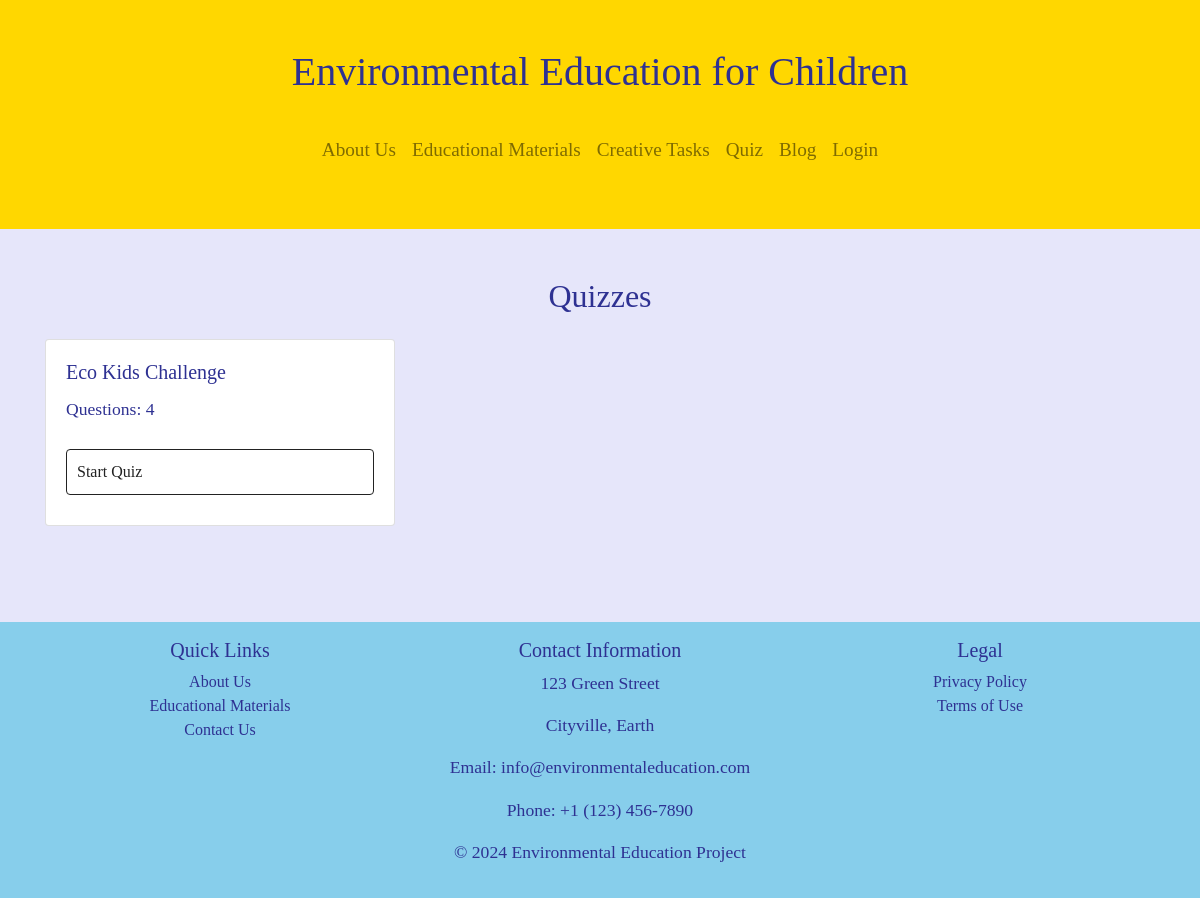
The app's page /quiz/, older data.
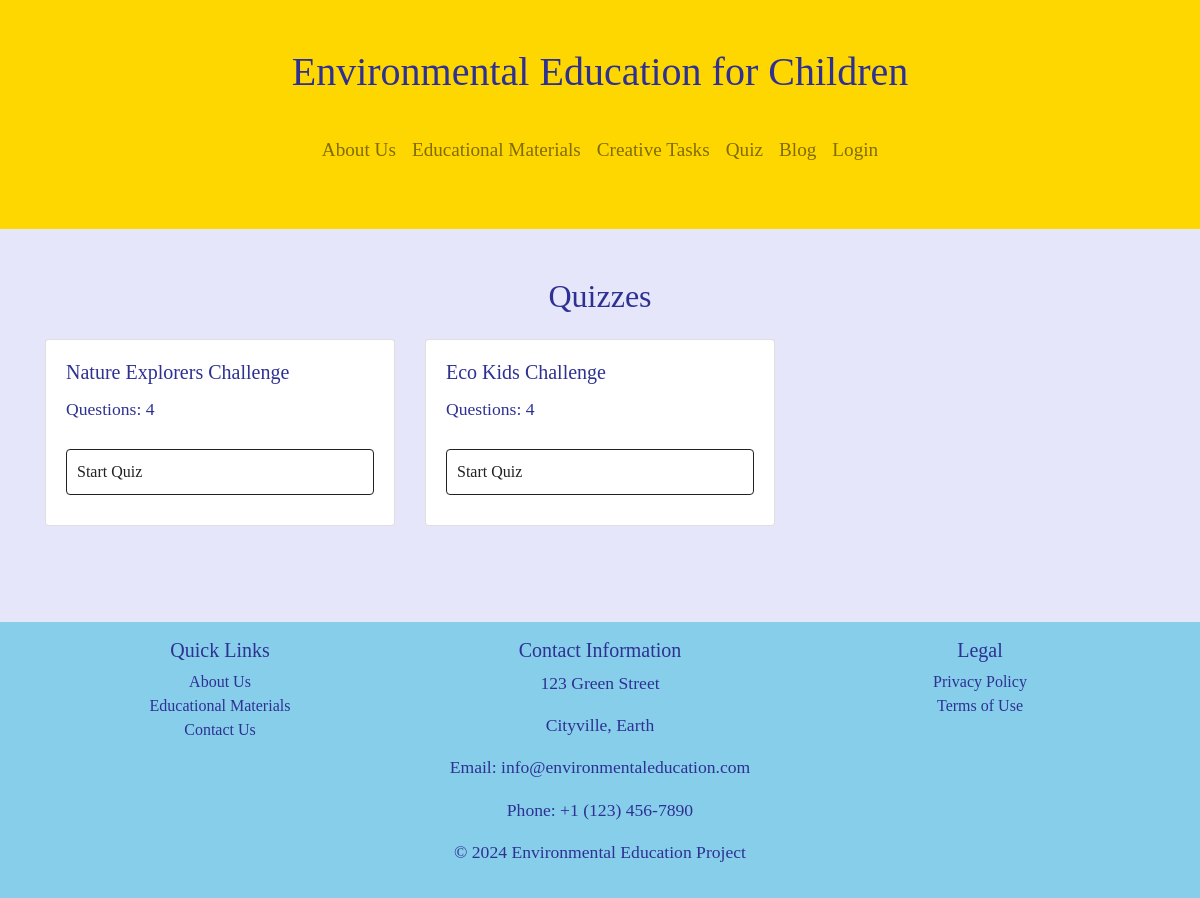
The same page, newer data.
### quiz/models.py (models this page shows, shortened)
class BaseModel(models.Model):
    uid = models.UUIDField(primary_key=True, default=uuid.uuid4, editable=False)
    created_at = models.DateField(auto_now_add=True)
    updated_at = models.DateField(auto_now=True)
    class Meta:
        abstract = True

class Quiz(BaseModel):
    quiz_name = models.CharField(max_length=100)
    passed_by_users = models.ManyToManyField(User, blank=True, related_name='passed_quizzes')

### quiz/views.py (the view)
# urls.py: path("", quiz_list, name="quiz_list"), # Path for the main quiz list view
def quiz_list(request):
    context = {"quizzes" : Quiz.objects.all(),}
    if request.GET.get('quiz'):
        return redirect(f"quiz_detail/?quiz={request.GET.get('quiz')}")
    return render(request, 'quiz/index.html', context)

### quiz/templates/quiz/index.html (shortened to what this page needs)
{% extends "main/layout.html" %}
{% block extraCSS %}
    {% load static %}
    <link rel="stylesheet" href="{% static "quiz/style.css" %}">
{% endblock %}
{% block body %}
<section id="blog" class="py-5">
    <div class="container">
        <h2 class="text-center mb-4">Quizzes</h2>
        <div class="row">
            {% for quiz in quizzes reversed %}
            <div class="col-md-4 mb-4">
                <div class="card">
                    <div class="card-body">
                        <h5 class="card-title">{{ quiz.quiz_name }}</h5>
                        <p class="card-text">Questions: {{ quiz.question.count }}</p>
                        <a href="{% url 'quiz:quiz_detail' %}?quiz={{ quiz.quiz_name }}" class="btn btn-danger">Start Quiz</a>
                    </div>
                </div>
            </div>
            {% endfor %}
        </div>
    </div>
</section>
<br>
{% endblock %}

Row changes from the older to the newer data that the page shows:
added Quiz: quiz_name "Nature Explorers Challenge", question.count "4"
